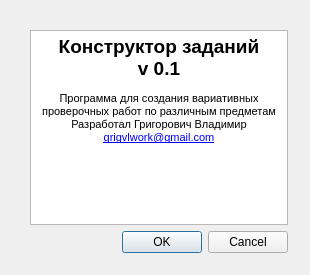
<?xml version="1.0" encoding="UTF-8"?>
<ui version="4.0">
 <class>dialog</class>
 <widget class="QDialog" name="dialog">
  <property name="geometry">
   <rect>
    <x>0</x>
    <y>0</y>
    <width>310</width>
    <height>275</height>
   </rect>
  </property>
  <property name="windowTitle">
   <string>О программе</string>
  </property>
  <widget class="QWidget" name="">
   <property name="geometry">
    <rect>
     <x>30</x>
     <y>30</y>
     <width>258</width>
     <height>223</height>
    </rect>
   </property>
   <layout class="QVBoxLayout" name="verticalLayout">
    <item>
     <widget class="QTextBrowser" name="textBrowser">
      <property name="html">
       <string>&lt;!DOCTYPE HTML PUBLIC &quot;-//W3C//DTD HTML 4.0//EN&quot; &quot;http://www.w3.org/TR/REC-html40/strict.dtd&quot;&gt;
&lt;html&gt;&lt;head&gt;&lt;meta name=&quot;qrichtext&quot; content=&quot;1&quot; /&gt;&lt;style type=&quot;text/css&quot;&gt;
p, li { white-space: pre-wrap; }
&lt;/style&gt;&lt;/head&gt;&lt;body style=&quot; font-family:'MS Shell Dlg 2'; font-size:8.25pt; font-weight:400; font-style:normal;&quot;&gt;
&lt;p align=&quot;center&quot; style=&quot; margin-top:0px; margin-bottom:0px; margin-left:0px; margin-right:0px; -qt-block-indent:0; text-indent:0px;&quot;&gt;&lt;span style=&quot; font-size:14pt; font-weight:600;&quot;&gt;Конструктор заданий&lt;br /&gt;v 0.1&lt;/span&gt;&lt;/p&gt;
&lt;p align=&quot;center&quot; style=&quot; margin-top:12px; margin-bottom:12px; margin-left:0px; margin-right:0px; -qt-block-indent:0; text-indent:0px;&quot;&gt;Программа для создания вариативных проверочных работ по различным предметам&lt;br /&gt;Разработал Григорович Владимир &lt;br /&gt;&lt;a href=&quot;mailto:grigvlwork@gmail.com&quot;&gt;&lt;span style=&quot; text-decoration: underline; color:#0000ff;&quot;&gt;grigvlwork@gmail.com&lt;/span&gt;&lt;/a&gt;&lt;/p&gt;&lt;/body&gt;&lt;/html&gt;</string>
      </property>
     </widget>
    </item>
    <item>
     <widget class="QDialogButtonBox" name="buttonBox">
      <property name="orientation">
       <enum>Qt::Horizontal</enum>
      </property>
      <property name="standardButtons">
       <set>QDialogButtonBox::Cancel|QDialogButtonBox::Ok</set>
      </property>
     </widget>
    </item>
   </layout>
  </widget>
 </widget>
 <resources/>
 <connections>
  <connection>
   <sender>buttonBox</sender>
   <signal>accepted()</signal>
   <receiver>dialog</receiver>
   <slot>accept()</slot>
   <hints>
    <hint type="sourcelabel">
     <x>248</x>
     <y>254</y>
    </hint>
    <hint type="destinationlabel">
     <x>157</x>
     <y>274</y>
    </hint>
   </hints>
  </connection>
  <connection>
   <sender>buttonBox</sender>
   <signal>rejected()</signal>
   <receiver>dialog</receiver>
   <slot>reject()</slot>
   <hints>
    <hint type="sourcelabel">
     <x>316</x>
     <y>260</y>
    </hint>
    <hint type="destinationlabel">
     <x>286</x>
     <y>274</y>
    </hint>
   </hints>
  </connection>
 </connections>
</ui>
